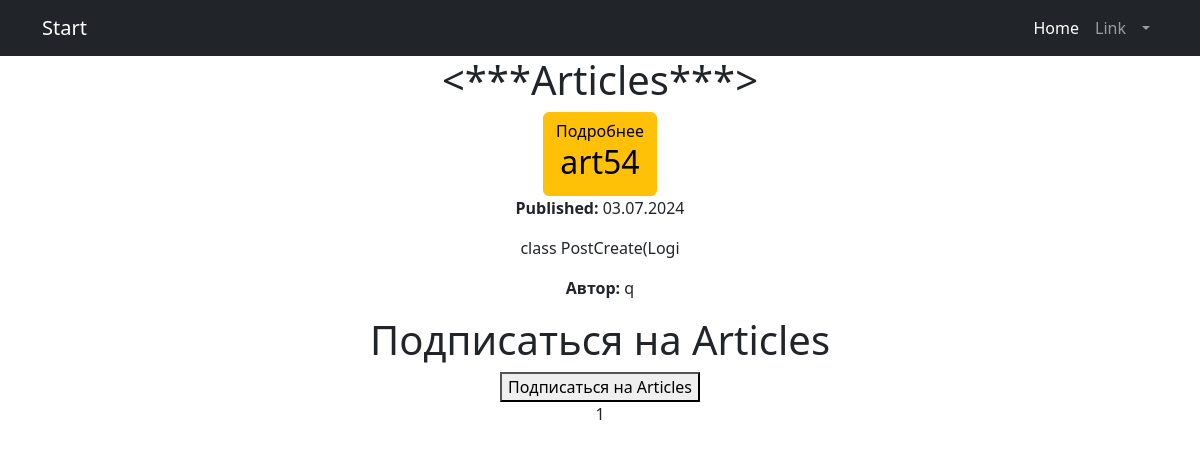
Page /articles/ (signed in) on the earlier database version.
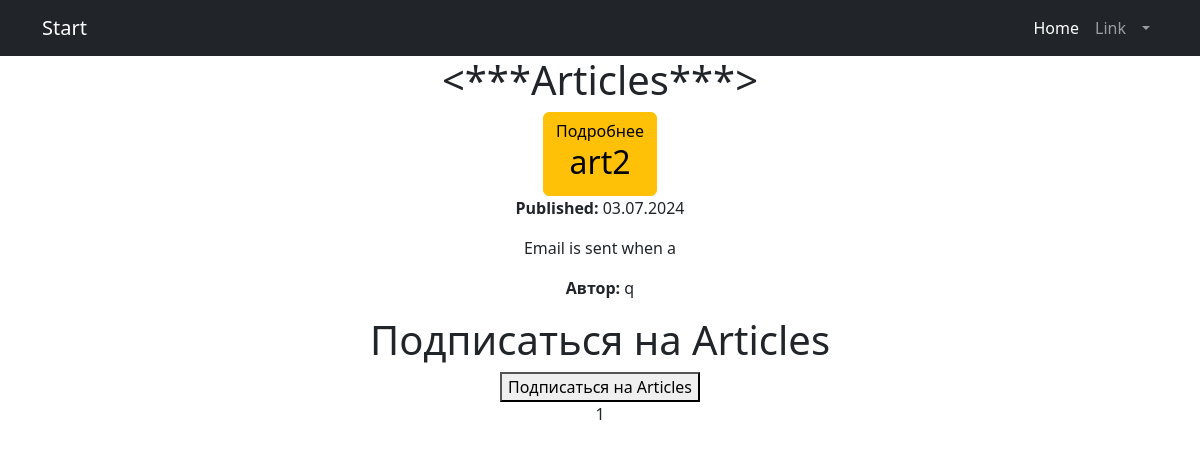
Same page on the later database version.
### news/models.py (models this page shows, shortened)
class Post(models.Model):
    author = models.ForeignKey('Author', on_delete=models.CASCADE)
    POST_TYPES = (
        ('article', 'Article'),
        ('news', 'News'),    )
    post_type = models.CharField(max_length=10, choices=POST_TYPES)
    created_at = models.DateTimeField(auto_now_add=True)
    categories = models.ManyToManyField('Category', through='PostCategory')
    title = models.CharField(max_length=255)
    content = models.TextField()
    rating = models.IntegerField(default=0)
    authorname = models.CharField(max_length=255,)
    subscribers = models.ManyToManyField(User, related_name='subscribed_categories', blank=True)

class Author(models.Model):
    user = models.OneToOneField(User, on_delete=models.CASCADE)
    rating = models.IntegerField(default=0)
    def __str__(self):
        return self.user.username

### news/views.py (the view, shortened to what this page needs)
# urls.py: path('articles/', views.ArticlesListView.as_view(), name='articles_list'),
class ArticlesListView(LoginRequiredMixin, ListView):
    model = Post
    template_name = 'articles_list.html'
    queryset = Post.objects.filter(post_type='article').order_by('-created_at')
    context_object_name = 'posts'
    paginate_by = 10
    def get_context_data(self, **kwargs):
        context = super().get_context_data(**kwargs)
        context['filter'] = PostFilter(self.request.GET, queryset=self.get_queryset())
        return context

### news/templatetags/censor.py (called while the page is built)
@register.filter(name='censor')
def censor(value):
    banned_words = ['badword', 'badword1', 'badword2']
    for word in banned_words:
        if isinstance(word, str):
            value = value.replace(word[1:], '*' * len(word[1:]))
    return value

### news/templates/articles_list.html (shortened to what this page needs)
{% extends 'flatpages/default.html' %}
{% load censor %}
{% block content %}
<h1><***Articles***></h1>
{% for post in posts %}
<a href="{% url 'articles_full_detail' id=post.id %}" class="btn btn-warning">Подробнее
    <h2>{{ post.title|censor }}</h2>
</a>
<p><strong>Published:</strong> {{ post.created_at|date:"d.m.Y" }}</p>
<p>{{ post.content|slice:":21"|censor }}</p>
<p><strong>Автор:</strong> {{ post.author }}</p>
{% endfor %}
<h1>Подписаться на Articles</h1>
<form method="post" action="{% url 'subscribe_articles' %}">
    <button type="submit">Подписаться на Articles</button>
</form>
{{ page_obj.number }}
{% endblock content %}

Differences in the rows shown:
removed Post: title|censor "art54", created_at "03.07.2024", content|censor "class PostCreate(Logi", author "q"
added Post: title|censor "art2", created_at "03.07.2024", content|censor "Email is sent when a", author "q"
